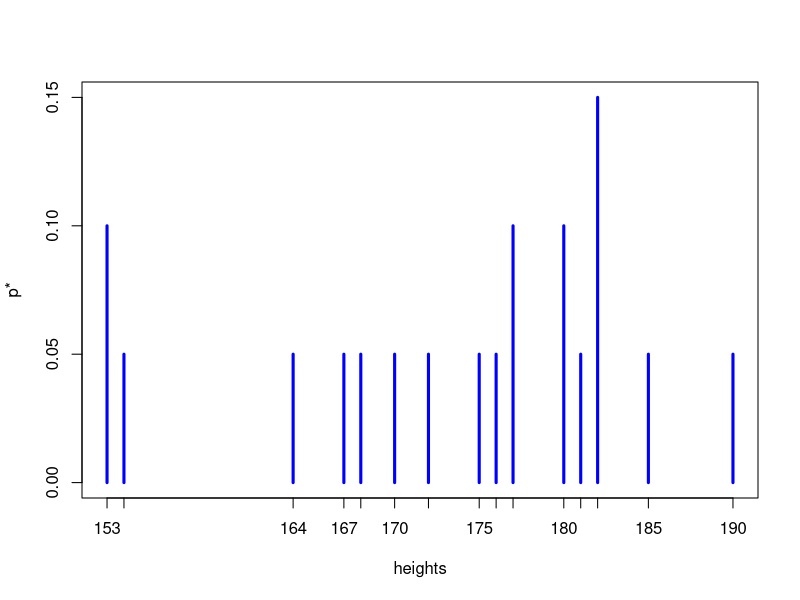
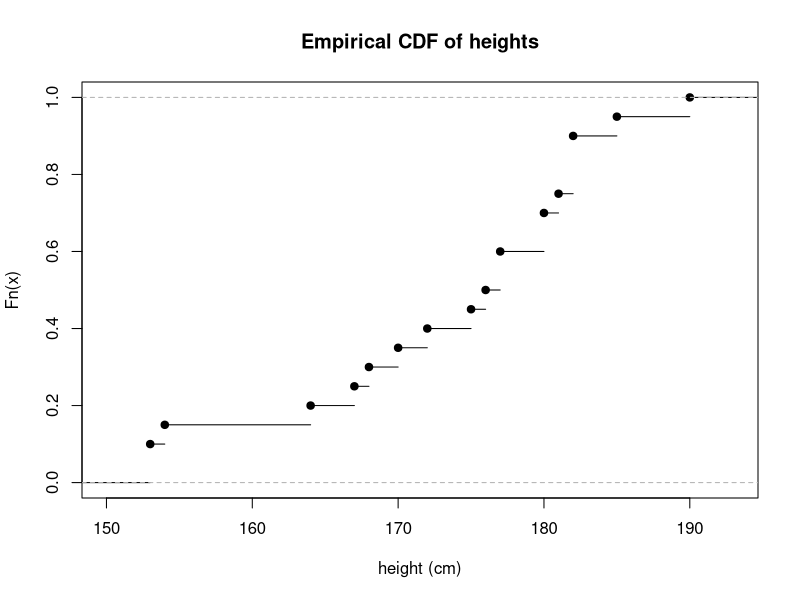

These figures' R source, in order:
## ---- chunk 1
heights <- c(
  180, 182, 182, 181, 164, 180, 154, 153, 177, 190,
  182, 175, 167, 168, 185, 153, 172, 177, 176, 170
)
m <- length(heights)
## ---- chunk 2
table(heights)
table(heights) / m
plot(table(heights) / m, lwd = 3, col = "blue", ylab = "p*")
## ---- chunk 3
sample(heights, 30, replace = TRUE)
## ---- chunk 4
heights_mean <- mean(heights)
heights_var <- sum((heights - heights_mean)^2) / m
c(heights_mean, heights_var)
## ---- chunk 5
Fstar <- ecdf(heights)
plot(Fstar, main = "Empirical CDF of heights", xlab = "height (cm)")
## ---- chunk 6
Fstar(172.333)
